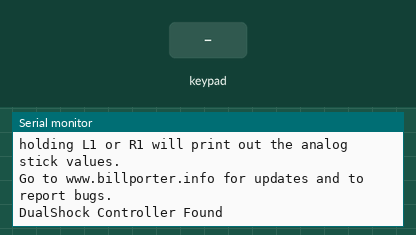
The sketch below on a simulated Arduino Uno, built with avr-gcc and run on an emulated ATmega328P. Shown: the last lines printed to the serial monitor. The inputs (shaded band) are chosen by the test bench.

Above: at 1.2 s.
1.3 s: key 'U' pressed
At 2.3 s:
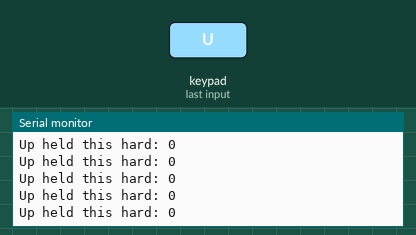
2.8 s: key 'D' pressed
At 4.0 s:
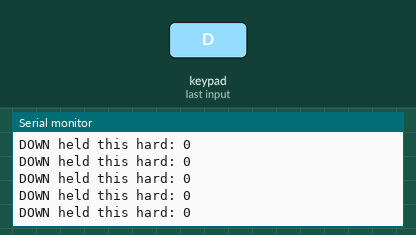
4.3 s: key 'L' pressed
At 5.5 s:
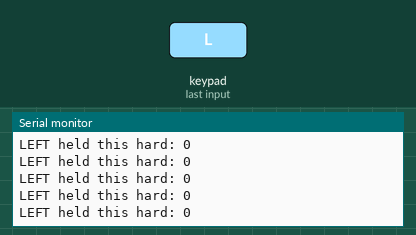
5.8 s: key 'R' pressed
At 7.0 s:
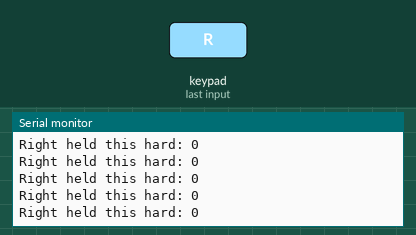
7.3 s: key 'X' pressed
At 8.5 s:
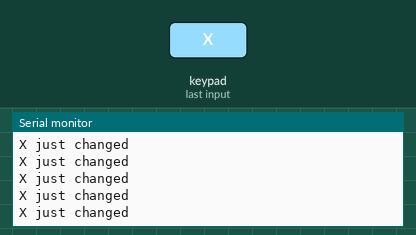
8.8 s: key 'O' pressed
At 10.1 s:
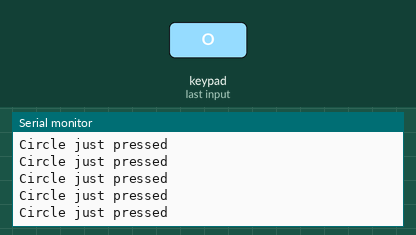

Measured:
- after the input at 1.3 s, the serial monitor: prints a new line at once (image 1)
- after the input at 2.8 s, the serial monitor: prints a new line at once (image 2)
- after the input at 4.3 s, the serial monitor: prints a new line at once (image 3)
- after the input at 5.8 s, the serial monitor: prints a new line at once (image 4)
- after the input at 7.3 s, the serial monitor: prints a new line at once (image 5)
- after the input at 8.8 s, the serial monitor: prints a new line at once (image 6)

The sketch:

coba_ps2.ino
```cpp
#include <PS2X_lib.h>  //for v1.6

PS2X ps2x; // create PS2 Controller Class

//right now, the library does NOT support hot pluggable controllers, meaning
//you must always either restart your Arduino after you conect the controller,
//or call config_gamepad(pins) again after connecting the controller.
int error = 0;
byte type = 0;
byte vibrate = 0;

void setup(){
 Serial.begin(57600);

 //CHANGES for v1.6 HERE!!! **************PAY ATTENTION*************

 //error = ps2x.config_gamepad(13,11,10,12, true, true);   //setup pins and settings:  GamePad(clock, command, attention, data, Pressures?, Rumble?) check for error
 error = ps2x.config_gamepad(11,9,8,10, true, false);

 if(error == 0){
   Serial.println("Found Controller, configured successful");
   Serial.println("Try out all the buttons, X will vibrate the controller, faster as you press harder;");
  Serial.println("holding L1 or R1 will print out the analog stick values.");
  Serial.println("Go to www.billporter.info for updates and to report bugs.");
 }

  else if(error == 1)
   Serial.println("No controller found, check wiring, see readme.txt to enable debug. visit www.billporter.info for troubleshooting tips");

  else if(error == 2)
   Serial.println("Controller found but not accepting commands. see readme.txt to enable debug. Visit www.billporter.info for troubleshooting tips");

  else if(error == 3)
   Serial.println("Controller refusing to enter Pressures mode, may not support it. ");

   //Serial.print(ps2x.Analog(1), HEX);

   type = ps2x.readType();
     switch(type) {
       case 0:
        Serial.println("Unknown Controller type");
       break;
       case 1:
        Serial.println("DualShock Controller Found");
       break;
       case 2:
         Serial.println("GuitarHero Controller Found");
       break;
     }

}

void loop(){
   /* You must Read Gamepad to get new values
   Read GamePad and set vibration values
   ps2x.read_gamepad(small motor on/off, larger motor strenght from 0-255)
   if you don't enable the rumble, use ps2x.read_gamepad(); with no values

   you should call this at least once a second
   */


 if(error == 1) //skip loop if no controller found
  return;


 if(type == 1) { //DualShock Controller

    ps2x.read_gamepad();          //read controller and set large motor to spin at 'vibrate' speed

     if(ps2x.Button(PSB_PAD_UP)) {         //will be TRUE as long as button is pressed
       Serial.print("Up held this hard: ");
       Serial.println(ps2x.Analog(PSAB_PAD_UP), DEC);
       digitalWrite(2, 1);
      }
      if(ps2x.Button(PSB_PAD_RIGHT)){
       Serial.print("Right held this hard: ");
        Serial.println(ps2x.Analog(PSAB_PAD_RIGHT), DEC);
      }
      if(ps2x.Button(PSB_PAD_LEFT)){
       Serial.print("LEFT held this hard: ");
        Serial.println(ps2x.Analog(PSAB_PAD_LEFT), DEC);
      }
      if(ps2x.Button(PSB_PAD_DOWN)){
       Serial.print("DOWN held this hard: ");
     Serial.println(ps2x.Analog(PSAB_PAD_DOWN), DEC);
      }


    if(ps2x.Button(PSB_RED)){
         Serial.println("Circle just pressed");
         digitalWrite(2, 1);
    }

    if(ps2x.Button(PSB_PINK)) {
         Serial.println("Square just released");
         digitalWrite(2, 1);
    }

    if(ps2x.Button(PSB_BLUE))  {
         Serial.println("X just changed");
         digitalWrite(2, 1);
    }

    else
    digitalWrite(2, 0);


 }


 delay(50);

}
```
